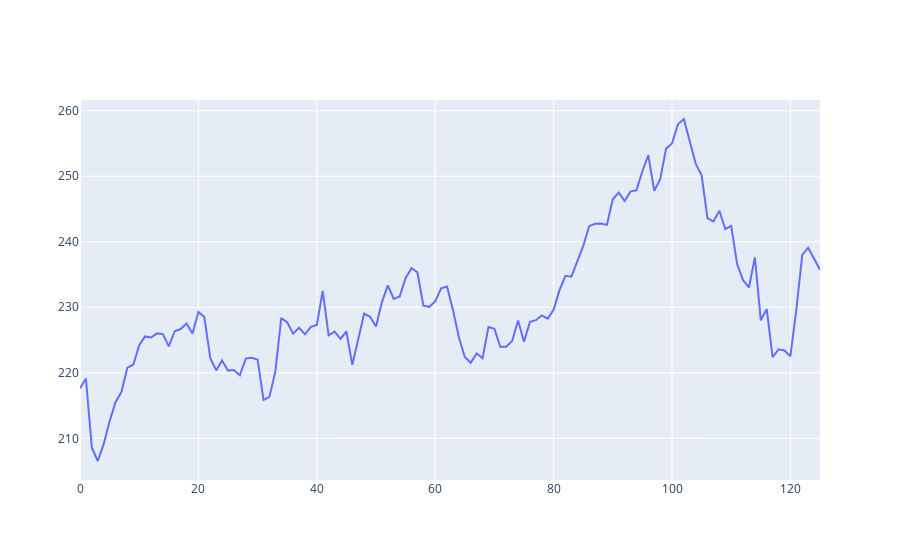

Notebook source saved alongside this figure:
### Code cell
fig = go.Figure(
    data=go.Scatter(x=list(range(len(eval_data))), y=eval_data)
)
fig.show()
